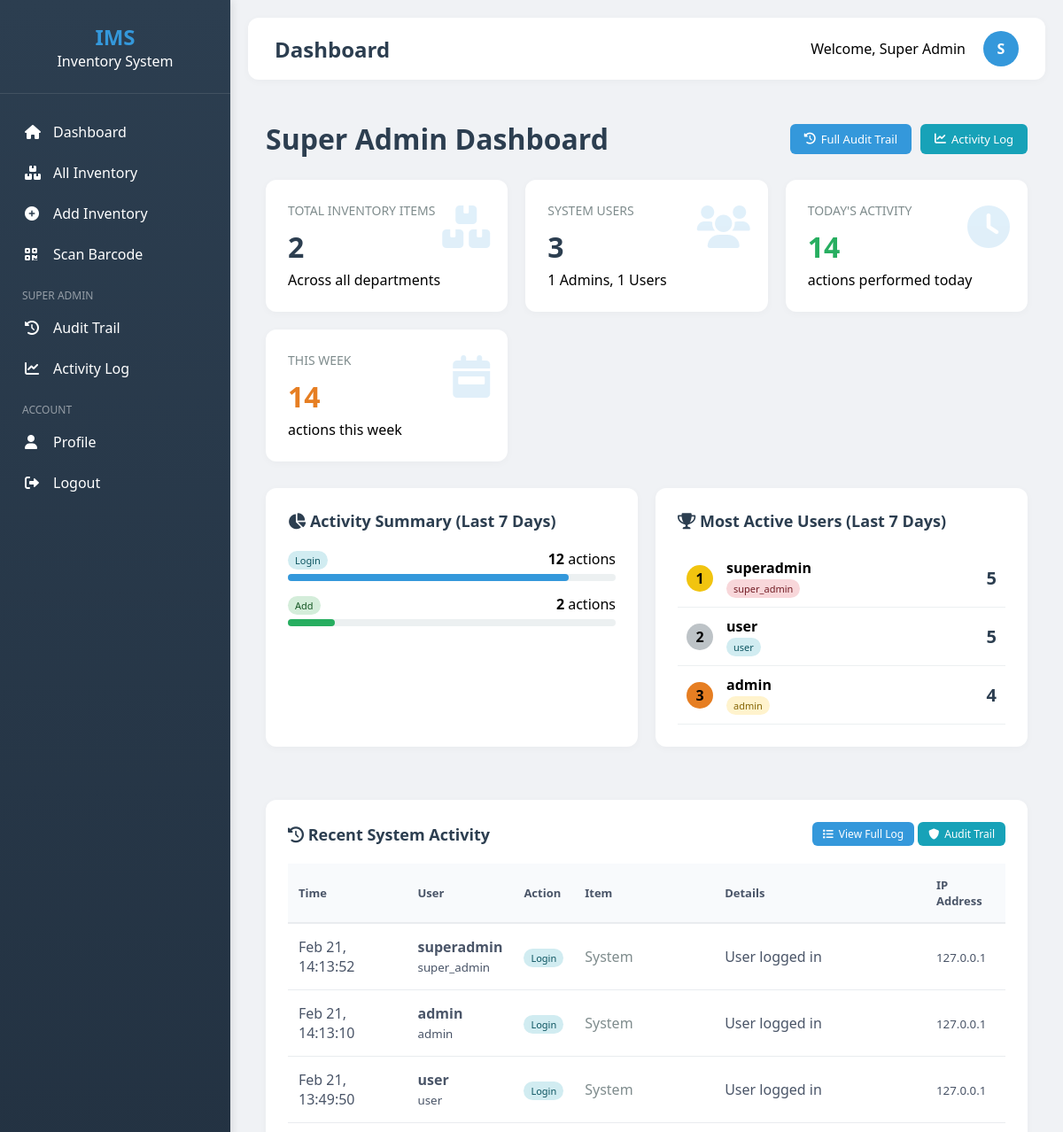
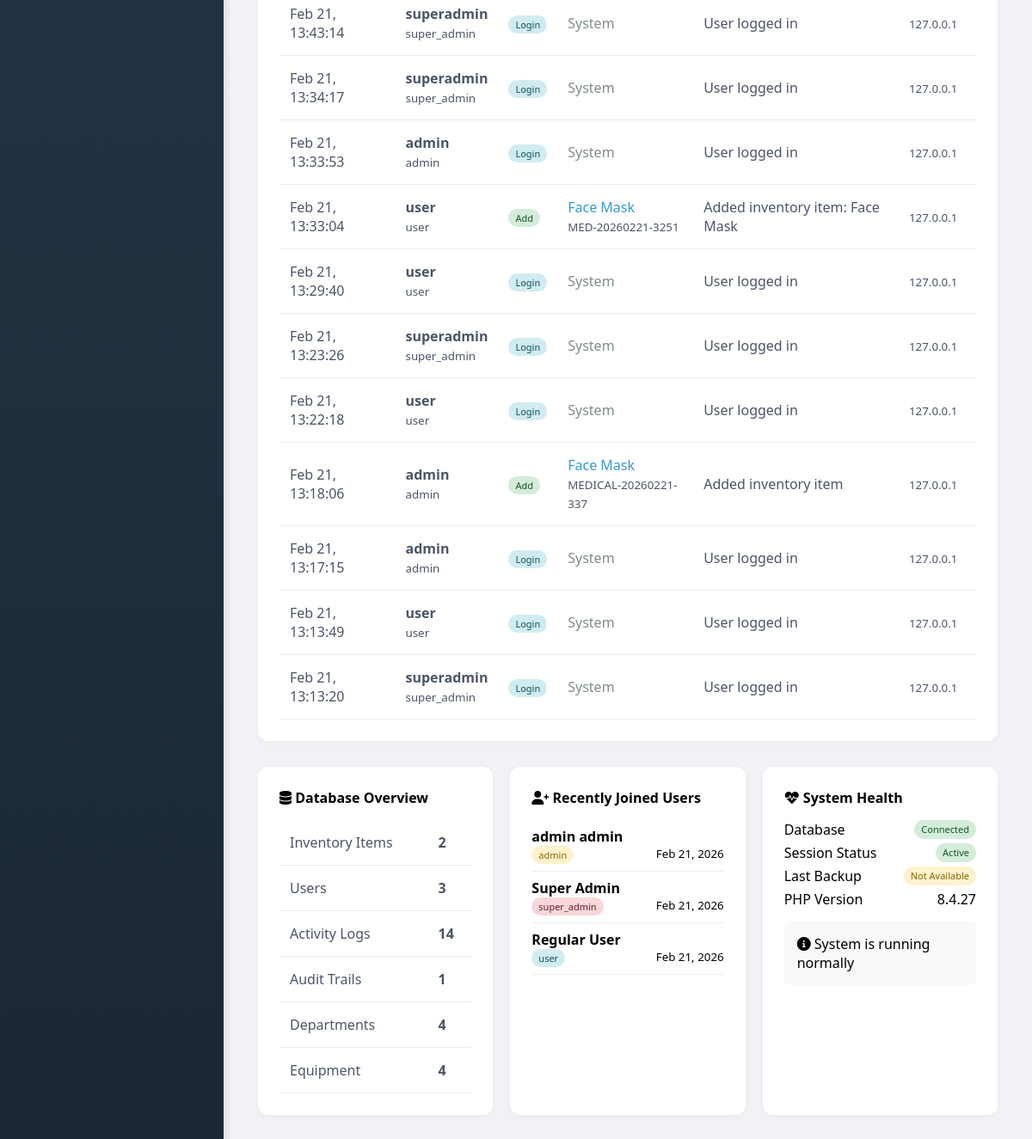
/superadmin/dashboard.php (signed in), run on the app's committed database (2 pictures, top to bottom).
### tables this page shows
CREATE TABLE `activity_log` (
  `id` int(11) NOT NULL,
  `user_id` int(11) DEFAULT NULL,
  `action` varchar(50) NOT NULL,
  `item_id` int(11) DEFAULT NULL,
  `details` text DEFAULT NULL,
  `date_created` datetime NOT NULL
);

CREATE TABLE `users` (
  `id` int(11) NOT NULL,
  `firstname` varchar(100) DEFAULT NULL,
  `lastname` varchar(100) DEFAULT NULL,
  `username` varchar(80) DEFAULT NULL,
  `password` varchar(255) DEFAULT NULL,
  `email` varchar(100) DEFAULT NULL,
  `role` enum('super_admin','admin','user') DEFAULT 'user',
  `status` enum('active','inactive') DEFAULT 'active',
  `avatar` varchar(255) DEFAULT NULL,
  `created_at` timestamp NOT NULL DEFAULT current_timestamp()
);

CREATE TABLE `inventory` (
  `id` int(11) NOT NULL,
  `article_name` varchar(255) NOT NULL,
  `description` text DEFAULT NULL,
  `property_no` varchar(120) DEFAULT NULL,
  `uom` varchar(50) DEFAULT NULL,
  `qty_property_card` decimal(12,2) DEFAULT 0.00,
  `qty_physical_count` decimal(12,2) DEFAULT 0.00,
  `location_id` int(11) DEFAULT NULL,
  `condition_text` varchar(100) DEFAULT NULL,
  `remarks` text DEFAULT NULL,
  `certified_correct` text DEFAULT NULL,
  `approved_by` int(11) DEFAULT NULL,
  `verified_by` int(11) DEFAULT NULL,
  `section_id` int(11) DEFAULT NULL,
  `date_added` timestamp NOT NULL DEFAULT current_timestamp(),
  `date_updated` timestamp NULL DEFAULT NULL,
  `fund_cluster` varchar(50) DEFAULT NULL,
  `unit_value` decimal(12,2) DEFAULT 0.00,
  `equipment_id` int(11) DEFAULT 1,
  `type_equipment` varchar(50) DEFAULT '',
  `category` varchar(50) DEFAULT '',
  `allocate_to` int(11) DEFAULT NULL,
  `barcode_data` varchar(255) DEFAULT NULL,
  `barcode_image` longblob DEFAULT NULL
);

### superadmin/dashboard.php (the view, shortened to what the rows shown need)
<?php
require_once '../includes/header.php';
require_once '../includes/functions.php';
$recent_activities = $conn->query("
    SELECT a.*, u.username, u.role,
           i.article_name, i.property_no
    FROM activity_log a
    LEFT JOIN users u ON a.user_id = u.id
    LEFT JOIN inventory i ON a.item_id = i.id
    ORDER BY a.date_created DESC
    LIMIT 20
");
?>
<?php include '../includes/sidebar.php'; ?>
<div style="padding: 20px;">
    <div style="display: flex; justify-content: space-between; align-items: center; margin-bottom: 25px;">
        <h1 style="color: #2c3e50;">Super Admin Dashboard</h1>
    </div>
    <div class="table-container">
        <table>
            <thead>
                <tr>
                    <th>Time</th>
                    <th>User</th>
                    <th>Action</th>
                    <th>Item</th>
                    <th>Details</th>
                    <th>IP Address</th>
                </tr>
            </thead>
            <tbody>
                <?php if ($recent_activities->num_rows > 0): ?>
                    <?php while ($act = $recent_activities->fetch_assoc()): ?>
                    <tr>
                        <td><?php echo date('M d, H:i:s', strtotime($act['date_created'])); ?></td>
                        <td>
                            <strong><?php echo htmlspecialchars($act['username'] ?? 'System'); ?></strong>
                            <br>
                            <small><?php echo $act['role'] ?? 'N/A'; ?></small>
                        </td>
                        <td>
                            <span class="badge <?php
                                echo $act['action'] == 'add' ? 'badge-success' :
                                    ($act['action'] == 'edit' ? 'badge-warning' :
                                    ($act['action'] == 'delete' ? 'badge-danger' : 'badge-info'));
                            ?>" style="text-transform: capitalize;">
                                <?php echo $act['action']; ?>
                            </span>
                        </td>
                        <td>
                            <?php if ($act['item_id']): ?>
                                <a href="../admin/view_inventory.php?id=<?php echo $act['item_id']; ?>" style="color: #3498db; text-decoration: none;">
                                    <?php echo htmlspecialchars($act['article_name'] ?? 'Item #' . $act['item_id']); ?>
                                </a>
                                <br>
                                <small><?php echo htmlspecialchars($act['property_no'] ?? ''); ?></small>
                            <?php else: ?>
                                <span style="color: #7f8c8d;">System</span>
                            <?php endif; ?>
                        </td>
                        <td><?php echo htmlspecialchars($act['details'] ?? ''); ?></td>
                        <td><small><?php echo $_SERVER['REMOTE_ADDR']; ?></small></td>
                    </tr>
                    <?php endwhile; ?>
                <?php endif; ?>
            </tbody>
        </table>
    </div>
    <div style="display: grid; grid-template-columns: repeat(3, 1fr); gap: 20px;">
        <div class="table-container">
            <?php
            $recent_users = $conn->query("SELECT * FROM users ORDER BY created_at DESC LIMIT 5");
            ?>
            <?php if ($recent_users->num_rows > 0): ?>
                <?php while ($user = $recent_users->fetch_assoc()): ?>
                <div style="padding: 8px 0; border-bottom: 1px solid #ecf0f1;">
                    <div><strong><?php echo htmlspecialchars($user['firstname'] . ' ' . $user['lastname']); ?></strong></div>
                    <div style="display: flex; justify-content: space-between;">
                        <span class="badge <?php
                            echo $user['role'] == 'super_admin' ? 'badge-danger' :
                                ($user['role'] == 'admin' ? 'badge-warning' : 'badge-info');
                        ?>"><?php echo $user['role']; ?></span>
                        <small><?php echo formatDate($user['created_at'], 'M d, Y'); ?></small>
                    </div>
                </div>
                <?php endwhile; ?>
            <?php else: ?>
                <p style="color: #7f8c8d;">No users found</p>
            <?php endif; ?>
        </div>
    </div>
</div>
<?php include '../includes/footer.php'; ?>

### data on the page
activity_log: date_created "Feb 21, 14:13:52", user.username "superadmin", user.role "super_admin", action "Login", shows "System", details "User logged in"
activity_log: date_created "Feb 21, 14:13:10", user.username "admin", user.role "admin", action "Login", shows "System", details "User logged in"
activity_log: date_created "Feb 21, 13:49:50", user.username "user", user.role "user", action "Login", shows "System", details "User logged in"
activity_log: date_created "Feb 21, 13:43:14", user.username "superadmin", user.role "super_admin", action "Login", shows "System", details "User logged in"
activity_log: date_created "Feb 21, 13:34:17", user.username "superadmin", user.role "super_admin", action "Login", shows "System", details "User logged in"
activity_log: date_created "Feb 21, 13:33:53", user.username "admin", user.role "admin", action "Login", shows "System", details "User logged in"
activity_log: date_created "Feb 21, 13:33:04", user.username "user", user.role "user", action "Add", inventory.article_name "Face Mask", inventory.property_no "MED-20260221-3251", details "Added inventory item: Face Mask"
activity_log: date_created "Feb 21, 13:29:40", user.username "user", user.role "user", action "Login", shows "System", details "User logged in"
activity_log: date_created "Feb 21, 13:23:26", user.username "superadmin", user.role "super_admin", action "Login", shows "System", details "User logged in"
activity_log: date_created "Feb 21, 13:22:18", user.username "user", user.role "user", action "Login", shows "System", details "User logged in"
activity_log: date_created "Feb 21, 13:18:06", user.username "admin", user.role "admin", action "Add", inventory.article_name "Face Mask", inventory.property_no "MEDICAL-20260221-337", details "Added inventory item"
activity_log: date_created "Feb 21, 13:17:15", user.username "admin", user.role "admin", action "Login", shows "System", details "User logged in"
activity_log: date_created "Feb 21, 13:13:49", user.username "user", user.role "user", action "Login", shows "System", details "User logged in"
activity_log: date_created "Feb 21, 13:13:20", user.username "superadmin", user.role "super_admin", action "Login", shows "System", details "User logged in"
users: firstname+lastname "admin admin", role "admin", created_at "Feb 21, 2026"
users: firstname+lastname "Super Admin", role "super_admin", created_at "Feb 21, 2026"
users: firstname+lastname "Regular User", role "user", created_at "Feb 21, 2026"

### other printed values
str_replace('_', ' ', $page) "Dashboard"
$_SESSION['fullname'] "Super Admin"
substr($_SESSION['username'] ?? 'U', 0, 1) "S"
$stats['total_items'] "2"
$stats['total_users'] "3"
$admin_count "1"
$user_count "1"
$today_count "14"
$week_count "14"
$act['action'] "Login"
$act['count'] "12"
$act['action'] "Add"
$act['count'] "2"
$user['username'] "superadmin"
$user['role'] "super_admin"
